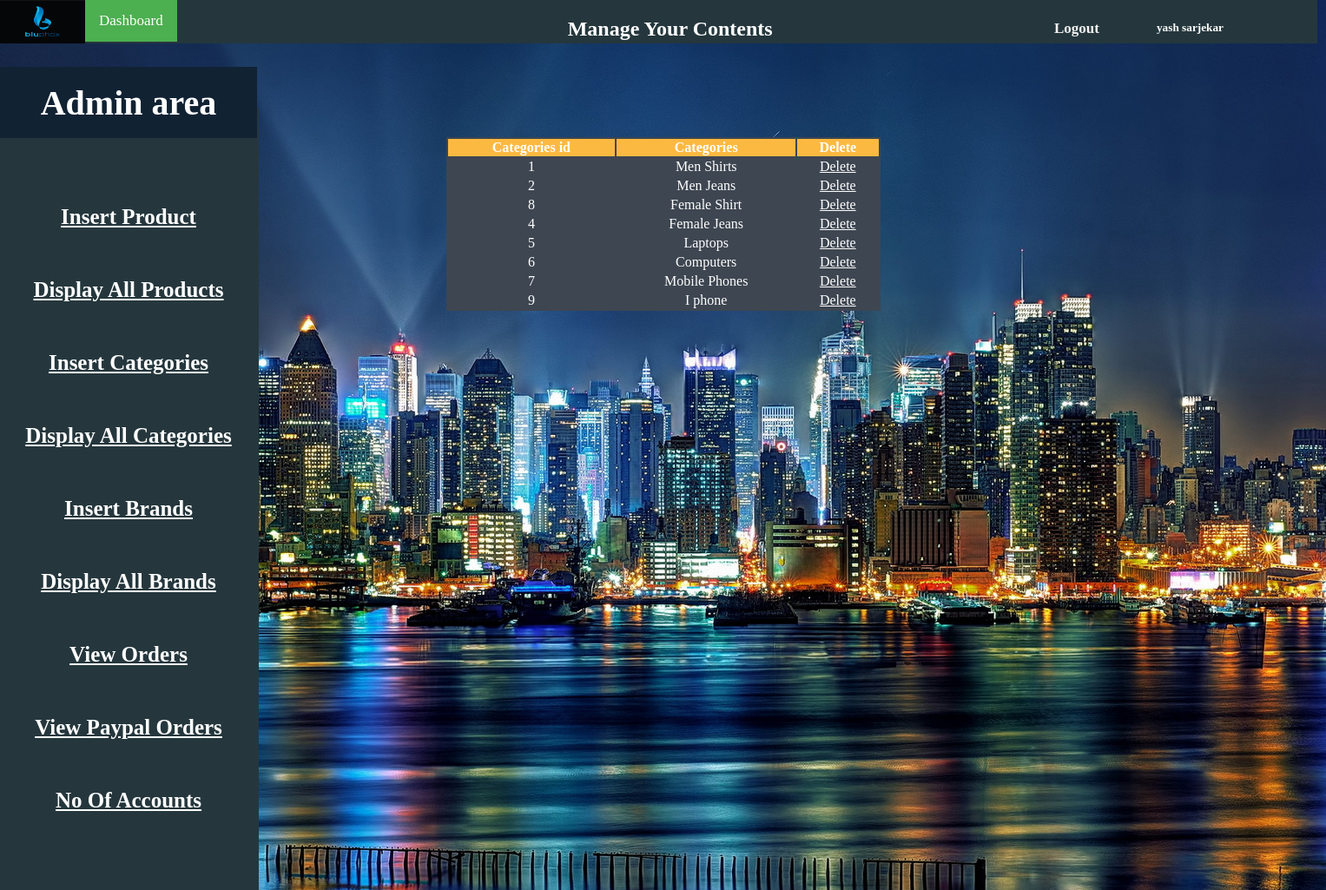
Screenshot of /adminarea/Displaycategories.php (signed in) with the database file from the repository.
### tables this page shows
CREATE TABLE IF NOT EXISTS `categories` (
  `cat_idc` int(10) NOT NULL AUTO_INCREMENT,
  `cat_title` text NOT NULL,
  PRIMARY KEY (`cat_idc`)
);

### adminarea/Displaycategories.php (the view, shortened to what this page needs)
<?php
require 'database/config.php';
?>
<!DOCTYPE HTML>
<html>
<head>
<link rel="stylesheet" href="css/style.css">
</head>
<body style="height:1000px;" background="city.jpg">
<div class="topnav" id="myTopnav">
<img src="logopic.png" style="width:100px;" />
  <a class="active" href="index.php">Dashboard</a>
<h2 style="position:relative;left:450px;"><b>Manage Your Contents</b></h2>
<h5 style="position:relative; bottom:60px;left:1200px;"><?php
if(!isset($_SESSION['username'])){
	echo "<a href='Admin_login.php'>Login</a>";
}else{
	echo "<a href='Admin_logout.php'>Logout</a>";
}
?></h5>
<h5 style=" float:left;position:relative;bottom:67px;left:1250px;">
<?php
if(!isset($_SESSION['username'])){
	echo "Welcome guest!";
}
else{
	echo $_SESSION['username'];
}
?></h5>
  </div>
  <table align="center" style="background-color:#3E4651;color:white;position:relative;top:100px;width:500px;">
  <tr style="background-color:#FCB941;">
  <th>Categories id</th>
   <th>Categories</th>
   <th>Delete</th>
  </tr>
<?php if(isset($_SESSION['username'])){
	$query="select * from categories";
	$runquery=mysqli_query($con,$query);
	while($rowquery=mysqli_fetch_array($runquery)){
		$c_id=$rowquery['cat_idc'];
		$c_title=$rowquery['cat_title'];
	?>
<tr>
<td><center><?php echo $c_id;?></center></td>
<td><center><?php echo $c_title;?></center></td>
<td><center><a href="Deletecate.php?c_id=<?php echo $c_id;?>" style="color:white;">Delete</a></center></td>
</tr>
	<?php }?>
	</table>
<?php	}else{
	echo "<h5 style='float:right;position:relative;right:500px;'>You need to be logged in</h5>";
}?>
<div id="dito" style="width:300px;height:900px;background-color:#25373D;position:relative;bottom:133px;right:10px;">
<table>
<tr>
<th style="color:white;width:300px;height:80px;background-color:#112233;position:relative;bottom:50px;font-size:40px;"><b>Admin area</b></th>
</tr>
<tr>
<th  style="color:white;width:300px;height:80px; position:relative;bottom:2px;font-size:25px;"><a href="insertproduct.php" style="color:white;">Insert Product</a></th>
</tr>
<tr>
<th style="color:white;width:300px;height:80px; position:relative;bottom:2px;font-size:25px;"><a href="Displayproduct.php" style="color:white;">Display All Products</a></th>
</tr>
<tr>
<th style="color:white;width:300px;height:80px; position:relative;bottom:2px;font-size:25px;"><a href="insertcat.php" style="color:white;">Insert Categories</a></th>
</tr>
<tr>
<th style="color:white;width:300px;height:80px; position:relative;bottom:2px;font-size:25px;"><a href="Displaycategories.php" style="color:white;">Display All Categories</a></th>
</tr>
<tr>
<th style="color:white;width:300px;height:80px; position:relative;bottom:2px;font-size:25px;"><a href="insertbrand.php" style="color:white;">Insert Brands</a></th>
</tr>
<tr>
<th style="color:white;width:300px;height:80px; position:relative;bottom:2px;font-size:25px;"><a href="branddisp.php" style="color:white;">Display All Brands</a></th>
</tr>
<tr>
<th style="color:white;width:300px;height:80px; position:relative;bottom:2px;font-size:25px;"><a href="Vieworder.php" style="color:white;">View Orders</a></th>
</tr>
<tr>
<th style="color:white;width:300px;height:80px; position:relative;bottom:2px;font-size:25px;"><a href="Viewpaypalorder.php" style="color:white;">View Paypal Orders</a></th>
</tr>
<tr>
<th style="color:white;width:300px;height:80px; position:relative;bottom:2px;font-size:25px;"><a href="Viewaccounts.php" style="color:white;">No Of Accounts</a></th>
</tr>
</table>
</div>
</body>
</html>

### adminarea/css/style.css (style rules this page uses)
.topnav { float:left; background-color: #25373D; overflow: hidden; position:relative; bottom:8px; width:1519px; right:10px; color:white; height:50px; }
.topnav a { float: left; color: #f2f2f2; text-align: center; padding: 14px 16px; text-decoration: none; font-size: 17px; }
.topnav a.active { background-color: #4CAF50; color: white; }
.topnav img { float:left; height:50px; width:50px; }

### rows the page displays
categories: cat_idc "1", cat_title "Men Shirts"
categories: cat_idc "2", cat_title "Men Jeans"
categories: cat_idc "8", cat_title "Female Shirt"
categories: cat_idc "4", cat_title "Female Jeans"
categories: cat_idc "5", cat_title "Laptops"
categories: cat_idc "6", cat_title "Computers"
categories: cat_idc "7", cat_title "Mobile Phones"
categories: cat_idc "9", cat_title "I phone"

### other values shown
$_SESSION['username'] "yash sarjekar"
